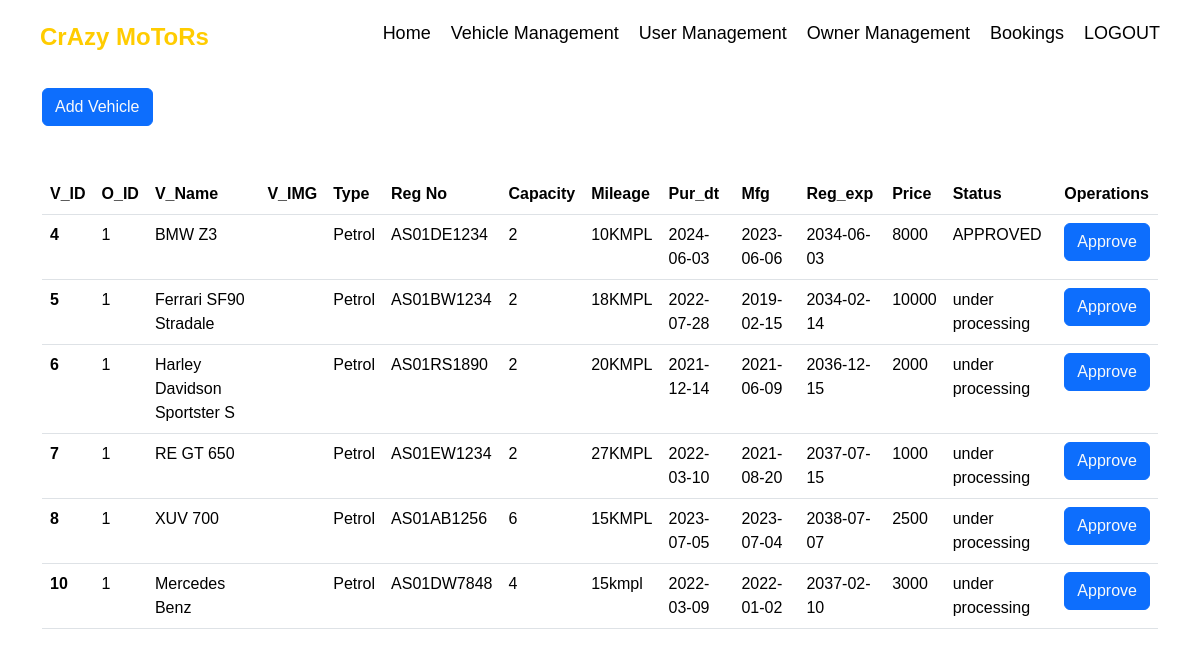
The app's page /admin_vehicledisplay.php with its own data.
### tables this page shows
CREATE TABLE `vehicles` (
  `v_id` int(11) NOT NULL,
  `o_id` int(11) NOT NULL,
  `v_name` varchar(50) NOT NULL,
  `image` blob NOT NULL,
  `type` varchar(20) NOT NULL,
  `reg_no` varchar(20) NOT NULL,
  `capacity` int(10) NOT NULL,
  `milage` varchar(10) NOT NULL,
  `price` int(20) NOT NULL,
  `pur_dt` date NOT NULL,
  `mfg` date NOT NULL,
  `reg_exp` date NOT NULL,
  `status` varchar(50) DEFAULT 'under processing',
  `available` varchar(5) DEFAULT 'Y'
);

### admin_vehicledisplay.php (the view, shortened to what this page needs)
<?php
include 'connect.php';
?>
<!DOCTYPE html>
<html lang="en">
<head>
  <link href="https://cdn.jsdelivr.net/npm/bootstrap@5.3.3/dist/css/bootstrap.min.css" rel="stylesheet">
</head>
<body>
<div class="navbar">
    <div class="icon">
      <h2 class="logo">CrAzy MoToRs</h2>
    </div>
    <div class="menu">
      <ul>
        <li><a href="admin_dash.php">Home</a></li>
        <li><a href="admin_vehicledisplay.php">Vehicle Management</a></li>
        <li><a href="admin_userdisplay.php">User Management</a></li>
        <li><a href="admin_ownerdisplay.php">Owner Management</a></li>
        <li><a href="admin_bookingdisplay.php">Bookings</a></li>
        <li><a href="homepage.php">LOGOUT</a></li>
      </ul>
    </div>
  </div>
  <div class="container form">
    <button class=" btn btn-primary my-5">
      <a href="vehicle_entry.php" class="text-light" style="text-decoration: none">Add Vehicle</a>
    </button>
    <table class="table">
      <thead>
        <tr>
          <th scope="col">V_ID</th>
          <th scope="col">O_ID</th>
          <th scope="col">V_Name</th>
          <th scope="col">V_IMG</th>
          <th scope="col">Type</th>
          <th scope="col">Reg No</th>
          <th scope="col">Capacity</th>
          <th scope="col">Mileage</th>
          <th scope="col">Pur_dt</th>
          <th scope="col">Mfg</th>
          <th scope="col">Reg_exp</th>
          <th scope="col">Price</th>
          <th scope="col">Status</th>
          <th scope="col">Operations</th>
        </tr>
      </thead>
      <tbody>
        <?php
        $sql = "select * from vehicles";
        $result = mysqli_query($conn, $sql);
        if ($result) {
          while ($row = mysqli_fetch_assoc($result)) {
            $v_id = $row['v_id'];
            $o_id = $row['o_id'];
            $v_name = $row['v_name'];
            $v_img = '<img src="images/' . $row['image'] . '" alt="" style="width:70px; height:auto;">';
            $type = $row['type'];
            $reg_no = $row['reg_no'];
            $capacity = $row['capacity'];
            $mileage = $row['milage'];
            $pur_dt = $row['pur_dt'];
            $mfg = $row['mfg'];
            $reg_exp = $row['reg_exp'];
            $status = $row['status'];
            $price = $row['price'];
            echo '<tr>
        <th scope="row">' . $v_id . '</th>
        <td>' . $o_id . '</td>
        <td>' . $v_name . '</td>
        <td>' . $v_img . '</td>
        <td>' . $type . '</td>
        <td>' . $reg_no . '</td>
        <td>' . $capacity . '</td>
        <td>' . $mileage . '</td>
        <td>' . $pur_dt . '</td>
        <td>' . $mfg . '</td>
        <td>' . $reg_exp . '</td>
        <td>' . $price . '</td>
        <td>' . $status . '</td>
        <td>
          <button class=" btn btn-primary my">
      <a href="admin_vehicleapprove.php?v_id=' . $v_id . '" class="text-light" style="text-decoration: none">Approve</a>
    </button>
        </td>
      </tr>';
          }
        }
        ?>
      </tbody>
    </table>
  </div>
</body>
</html>

### admin_vehicledisplay.php (style rules this page uses)
* { margin: 0; padding: 0; box-sizing: border-box; font-family: Arial, sans-serif; }
.form { margin-top: 40px; }
.navbar { display: flex; justify-content: space-between; align-items: center; padding: 20px 40px; position: fixed; top: 0; left: 0; width: 100%; z-index: 1000; }
.icon .logo { font-size: 24px; font-weight: bold; color: #ffcc00; }
.menu ul { display: flex; list-style: none; }
.menu ul li { margin-left: 20px; }
.menu ul li a { color: black; text-decoration: none; font-size: 18px; transition: color 0.3s ease; }

### records on screen
vehicles: v_id "4", o "1", v_name "BMW Z3", type "Petrol", reg_no "AS01DE1234", capacity "2", milage "10KMPL", pur_dt "2024-06-03", mfg "2023-06-06", reg_exp "2034-06-03", price "8000", status "APPROVED"
vehicles: v_id "5", o "1", v_name "Ferrari SF90 Stradale", type "Petrol", reg_no "AS01BW1234", capacity "2", milage "18KMPL", pur_dt "2022-07-28", mfg "2019-02-15", reg_exp "2034-02-14", price "10000", status "under processing"
vehicles: v_id "6", o "1", v_name "Harley Davidson Sportster S", type "Petrol", reg_no "AS01RS1890", capacity "2", milage "20KMPL", pur_dt "2021-12-14", mfg "2021-06-09", reg_exp "2036-12-15", price "2000", status "under processing"
vehicles: v_id "7", o "1", v_name "RE GT 650", type "Petrol", reg_no "AS01EW1234", capacity "2", milage "27KMPL", pur_dt "2022-03-10", mfg "2021-08-20", reg_exp "2037-07-15", price "1000", status "under processing"
vehicles: v_id "8", o "1", v_name "XUV 700", type "Petrol", reg_no "AS01AB1256", capacity "6", milage "15KMPL", pur_dt "2023-07-05", mfg "2023-07-04", reg_exp "2038-07-07", price "2500", status "under processing"
vehicles: v_id "10", o "1", v_name "Mercedes Benz", type "Petrol", reg_no "AS01DW7848", capacity "4", milage "15kmpl", pur_dt "2022-03-09", mfg "2022-01-02", reg_exp "2037-02-10", price "3000", status "under processing"
